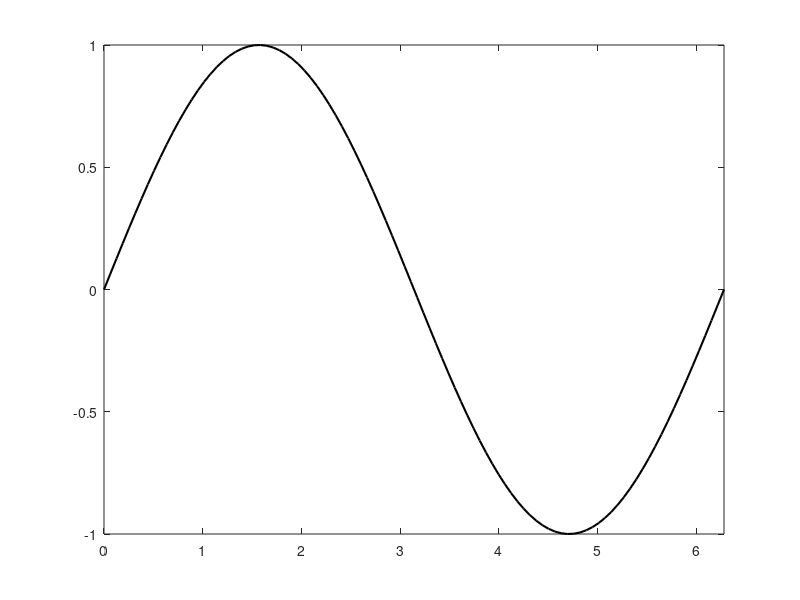
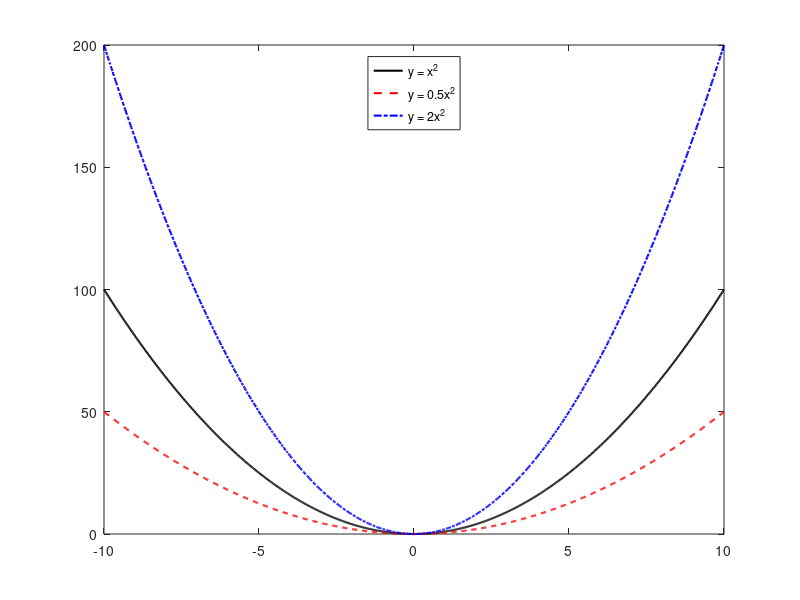
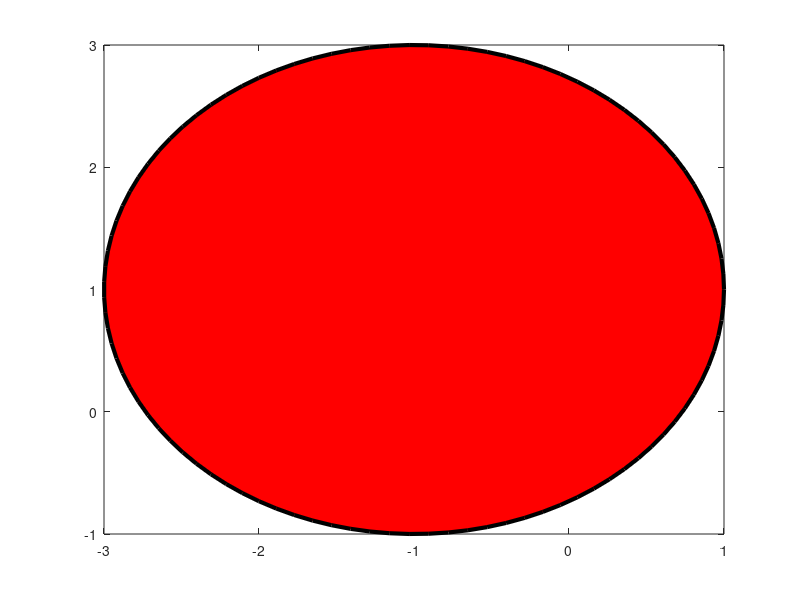

MATLAB code to generate these figures, in order: (Note: this script raises an error after producing the figures.)
%% CIEG 675 - Matlab For Engineering Analysis (Lab 1)
%% Problem 1
% * Vector is supressed due to long vectors
row_vec = 1:0.02:10;

%% Problem 2
mat = [1 2 3;4 5 6;7 8 9]

%% Problem 3
diagonal = diag(mat)

%% Problem 4
corners = [mat(1,1),mat(1,end),mat(end,1),mat(end,end)]

%% Problem 5
mid_row = mat(2,:)

%% Problem 6
last_col = mat(:,3)

%% Problem 7
Survey1 = [1 2; 3 4];
Survey2 = [5 6; 7 8];
Survey3 = [9 10; 11 12];
Survey1(:,:,2) = Survey2;
Survey1(:,:,3) = Survey3;
threeD_array = Survey1

%% Problem 8
new_var = [1:8,15:24]

%% Problem 9
% * Will require 401 data to evenly space 1/4 time interval
time_vec = linspace(0,100,401);

%% Problem 10
col_vec = (-30:0.2:30)';

%% Problem 11 
% * Assuming increment of 1
col_vec2 = (0:1:100)';
descending_colvec2 = sort(col_vec2,'descend');

%% Problem 12
time = linspace(0,2*pi,100);
eqn = sin(time);
figure('name','Sine Wave') %name figure bfore plot
plot(time,eqn,'k-','linewidth',1.5)
xlim([0,2*pi]); ylim([-1,1])

%% Problem 13
x = linspace(-10,10,1000);
a = [1,0.5,2];
color= ['k','r','b'];
line_type = {'-','--','-.'};
figure('name','Parabola y = ax^2')
for i = 1:length(a)
    y = a(i)*x.^2;
    plot(x,y,line_type{i},'color',color(i),'linewidth',1.5)
    hold on
end
legend('y = x^2','y = 0.5x^2','y = 2x^2','location','north')
hold off

%% Problem 14
theta = linspace(0,2*pi,100); r = 2;
x1 = -1 + r*cos(theta); y1 = 1 + r*sin(theta);
x2 = 1 + r*cos(theta); y2 = 1 + r*sin(theta);
x3 = r*cos(theta); y3 = -1 + r*sin(theta);
x_coord = [x1;x2;x3]; y_coord = [y1;y2;y3];
new_color = ['r','g','b'];
figure('name','Circles')
for i = 1:3
    fill(x_coord(i,:),y_coord(i,:),new_color(i),'linewidth',3)
    hold on
    alpha(0.5)
    axis square
end
hold off